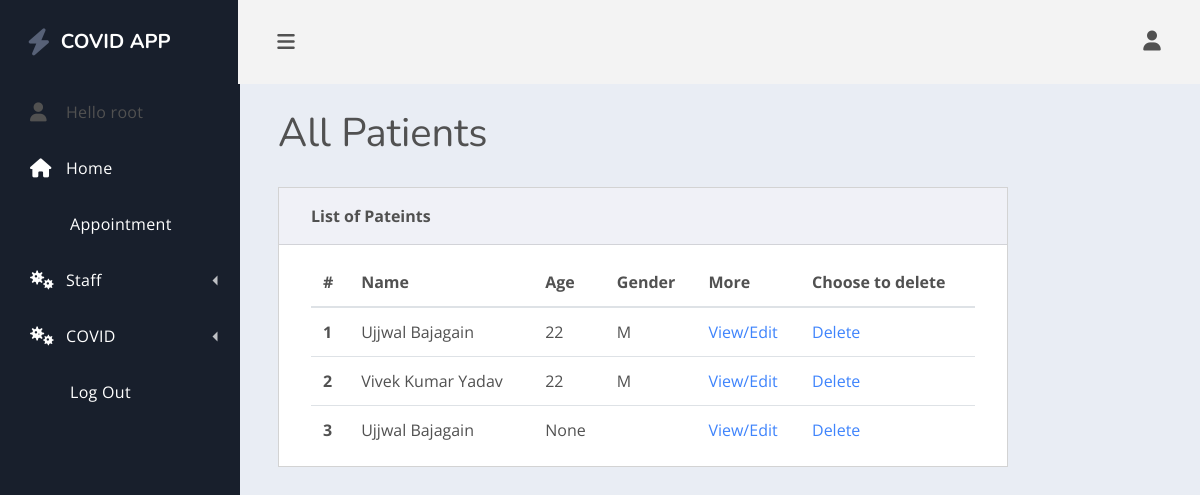
Screenshot of /listpatient/ (signed in) with the database file from the repository.
### healthcare/models.py (models this page shows)
class Patient(models.Model):
    GENDER_CHOICES = [('M', 'Male'), ('F', 'Female'), ('O', 'Other'),('NA', 'I do not wish to say')]
    user = models.OneToOneField(User, null=True,blank=True, on_delete=models.CASCADE)
    first_Name = models.CharField(max_length= 200, null= True)
    last_Name = models.CharField(max_length= 200, null= True)
    phone = models.CharField(max_length= 200, null= True)
    email = models.CharField(max_length=200, null= True)
    address = models.CharField(max_length=500, null= True)
    date_created = models.DateField(auto_now_add = True)
    birth_date = models.DateField(blank= True,null=True)
    age = models.DecimalField(decimal_places=0, max_digits=50, null=True)
    gender = models.CharField(max_length=2, choices=GENDER_CHOICES, blank= True)
    height = models.CharField(max_length=10, default='0.00 ft')
    weight = models.CharField(max_length=10, default='0.00 lbs')
    allergies = models.CharField(max_length=200, null=True)
    emergency_contact_name = models.CharField(max_length=200, null=True)
    emergency_contact_phone = models.CharField( max_length=200, null=True)
    emergency_contact_address = models.CharField(max_length=200, null=True)
    insurance_provider = models.CharField(max_length=200, null=True)
    def __str__(self):
        if (self.first_Name and self.last_Name):
            display = (self.first_Name + " " + self.last_Name)
        else:
            display = str(self.date_created)
        return display

### healthcare/decorators.py (the view)
    def wrapper_function(request, *args, **kwargs):
        group = None
        if request.user.groups.exists():
            group = request.user.groups.all()[0].name
        if group == 'patient':
            messages.warning(request, 'Your are Redirected as you are not authorized to view the requested page ')
            return redirect('home')
        if group == 'staff':
            return view_func(request, *args, **kwargs)

### healthcare/views.py (called while the page is built)
@staff_only
def listPatient(request):
    patients = Patient.objects.all()
    context = {'patients': patients}
    return render(request, 'healthcare/listPatient.html', context)

### healthcare/templates/healthcare/listPatient.html
{% extends 'healthcare/main.html' %}
{% block content %}
    {% load myfilters %}
    <main class="dash-content">
        <div class="container-fluid">
            <h1 class="dash-title">All Patients</h1>
            <div class="row">
                <div class="col-lg-10">
                    <div class="card spur-card">
                        <div class="card-header">
                            <div class="spur-card-title">List of Pateints</div>
                        </div>
                        <div class="card-body ">
                            <table class="table table-hover table-in-card">
                                <thead>
                                <tr>
                                    <th scope="col">#</th>
                                    <th scope="col">Name</th>
                                    <th scope="col">Age</th>
                                    <th scope="col">Gender</th>
                                    <th scope="col">More</th>
                                    <th scope="col">Choose to delete</th>
                                </tr>
                                </thead>
                                <tbody>
                                {% for patient in patients %}
                                    <tr>
                                        <th scope="row"> {{ forloop.counter }}</th>
                                        <td>{{ patient }}</td>
                                        <td>
                                            {{ patient.age }}
                                        </td>
                                        <td>
                                            {{ patient.gender }}
                                        </td>
                                        <td>
                                            <a href=" {% url 'editPatient' patient.id %}" {{ patient.gender }}>View/Edit</a>
                                        </td>
                                        <td>
                                            <a href=" {% url 'deletepatient' patient.id %}">Delete</a>
                                        </td>
                                    </tr>
                                {% endfor %}
                                </tbody>
                            </table>
                        </div>
                    </div>
                </div>
            </div>
        </div>
    </main>
{% endblock %}

### healthcare/templates/healthcare/nav.html (shortened to what this page needs)
<div class="dash-nav dash-nav-dark">
    <header>
        <a href="{% url 'home' %}" class="spur-logo"><i class="fas fa-bolt"></i>COVID APP</a>
    </header>
    <nav class="dash-nav-list">
        {% if user.is_authenticated %}
            <div class="dash-nav-item">
                <i class="fas fa-user"></i> Hello {{ user.username }} </a>
            </div>
        {% endif %}
        <a href="{% url 'home' %}" class="dash-nav-item">
            <i class="fas fa-home"></i> Home </a>
        {% if user.is_authenticated %}
            <a href="{% url 'scheduleAppointment' %}" class="dash-nav-item">Appointment</a>
            {% if user.is_staff  %}
                <div class="dash-nav-dropdown">
                    <a href="#!" class="dash-nav-item dash-nav-dropdown-toggle">
                        <i class="fas fa-viruses"></i>Staff </a>
                </div>
            {% endif %}
        {% endif %}
        <div class="dash-nav-dropdown">
            <a href="#!" class="dash-nav-item dash-nav-dropdown-toggle">
                <i class="fas fa-viruses"></i> COVID </a>
        </div>
        {% if user.is_authenticated %}
            <a href="{% url 'logout' %}" class="dash-nav-item">
                </i> Log Out </a>
        {% else %}
            <a href="{% url 'login' %}" class="dash-nav-item">
                </i> Log In </a>
        {% endif %}
    </nav>
</div>

### rows the page displays
Patient: first_Name+last_Name "Ujjwal Bajagain", age "22", gender "M"
Patient: first_Name+last_Name "Vivek Kumar Yadav", age "22", gender "M"
Patient: first_Name+last_Name "Ujjwal Bajagain", age "None"

### other values shown
{{ user.username }} "root"
